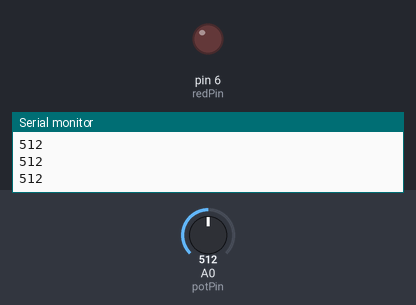
Bench run of a sketch on a simulated Arduino Uno, built with avr-gcc and run on an emulated ATmega328P. Shown: output pins drawn as LEDs (lit = HIGH), the last lines printed to the serial monitor. The inputs (shaded band) are chosen by the test bench; at power-on: A0 (potPin) = 512.

Above: at 1.2 s.
1.3 s: A0 (potPin) set to 992
2.8 s: A0 (potPin) set to 1012
At 4.1 s:
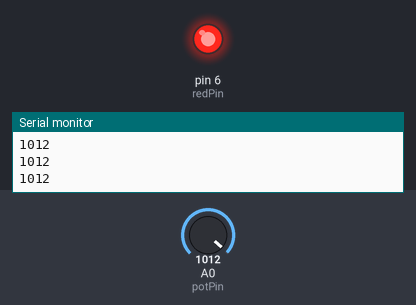
4.4 s: A0 (potPin) set to 990
At 5.7 s:
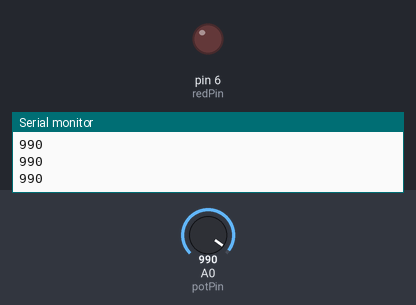
6.0 s: A0 (potPin) set to 1010
At 7.1 s:
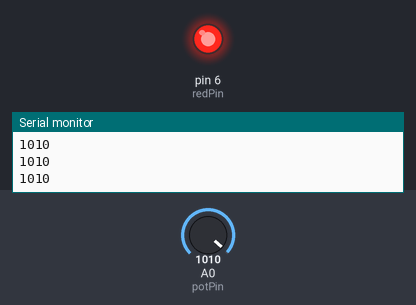
Timing chart, 0 to 8.6 s (numbered marks = the images above; inputs shaded):
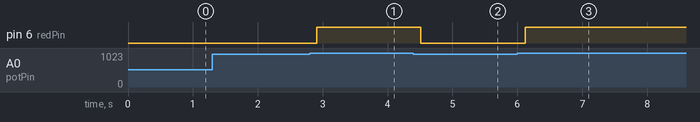

The sketch:

Tutorial17_Code.ino
```cpp
int potVal;
int potPin = A0;
int redPin = 6;
int delayTime = 100;

void setup() {
  // put your setup code here, to run once:
  Serial.begin(9600);
  pinMode(potPin, INPUT);
  pinMode(redPin, OUTPUT);
}

void loop() {
  // put your main code here, to run repeatedly:
  potVal = analogRead(potPin);
  Serial.println(potVal);
  delay(delayTime);

  while (potVal > 1000) {
    digitalWrite(redPin, HIGH);
    potVal = analogRead(potPin);
    Serial.println(potVal);
    delay(delayTime);
  }
  digitalWrite(redPin, LOW);
}
```

Measured:
- the behaviour switches between 1000 and 1001 on A0 (potPin) (found by bisection; images 0 and 1)
- after the input at 2.8 s, pin 6 (redPin): LOW → HIGH after 0.11 s
- after the input at 4.4 s, pin 6 (redPin): HIGH → LOW after 0.11 s
- after the input at 6.0 s, pin 6 (redPin): LOW → HIGH after 0.12 s
